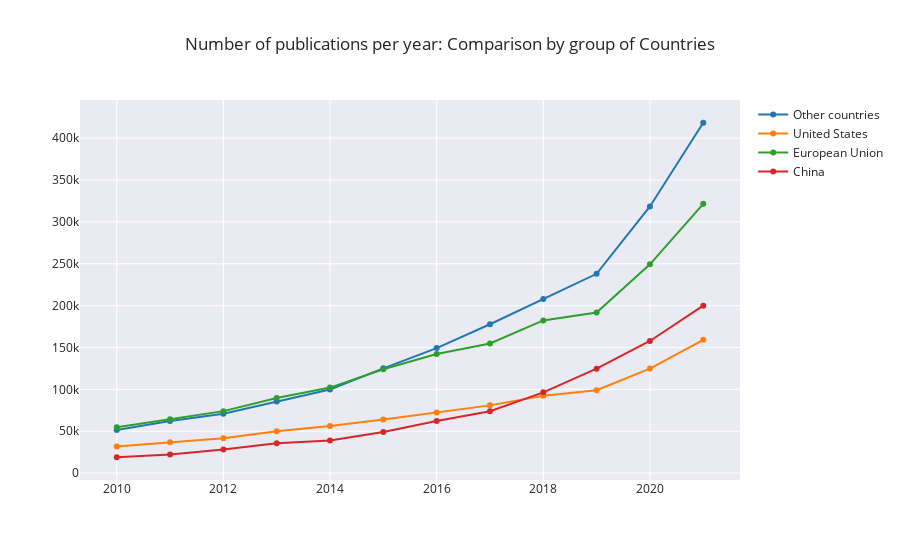

Notebook code for this chart:
### Code cell
import plotly.graph_objects as go
import plotly
cols = plotly.colors.DEFAULT_PLOTLY_COLORS
fig = go.Figure()
fig.add_trace(
    go.Scatter(
        name="Other countries",
        x=df_country_year.index,
        y=df_country_year["other"],
        line=dict(width=2, color=cols[0])
    ),
)

fig.add_trace(
    go.Scatter(
        name="United States",
        x=df_country_year.index,
        y=df_country_year["United States"],
        line=dict(width=2, color=cols[1])
    )
)

fig.add_trace(
    go.Scatter(
        name="European Union",
        x=df_country_year.index,
        y=df_country_year["EU"],
        line=dict(width=2, color=cols[2])
    )
)

fig.add_trace(
    go.Scatter(
        name="China",
        x=df_country_year.index,
        y=df_country_year["China"],
        line=dict(width=2, color=cols[3])
    )
)
fig.update_layout(title="Number of publications per year: Comparison by group of Countries", template="seaborn")
fig.write_image("../img/stefano/all_sdg_comparison_countries.jpeg", width=1080, height=800)
fig.show()

### Figure 1 — Plotly figure (JSON) as saved in the notebook; plotly's stock layout.template omitted (floating-point values rounded to 4 significant figures)
{"data": [{"line": {"color": "rgb(31, 119, 180)", "width": 2}, "name": "Other countries", "x": [2010, 2011, 2012, 2013, 2014, 2015, 2016, 2017, 2018, 2019, 2020, 2021], "y": [51435, 62317, 70833, 85614, 99788, 125112, 149309, 177787, 208065, 238040, 318424, 418386], "type": "scatter"}, {"line": {"color": "rgb(255, 127, 14)", "width": 2}, "name": "United States", "x": [2010, 2011, 2012, 2013, 2014, 2015, 2016, 2017, 2018, 2019, 2020, 2021], "y": [31706, 36793, 41677, 50113, 56341, 63943, 72246, 80904, 92484, 98939, 124852, 159185], "type": "scatter"}, {"line": {"color": "rgb(44, 160, 44)", "width": 2}, "name": "European Union", "x": [2010, 2011, 2012, 2013, 2014, 2015, 2016, 2017, 2018, 2019, 2020, 2021], "y": [54644, 64302, 74028, 89804, 102122, 124003, 142251, 154857, 182380, 191760, 249288, 321558], "type": "scatter"}, {"line": {"color": "rgb(214, 39, 40)", "width": 2}, "name": "China", "x": [2010, 2011, 2012, 2013, 2014, 2015, 2016, 2017, 2018, 2019, 2020, 2021], "y": [18951, 22280, 28210, 35717, 38940, 49003, 62163, 73855, 96454, 124729, 157773, 199973], "type": "scatter"}], "layout": {"title": {"text": "Number of publications per year: Comparison by group of Countries"}}}
